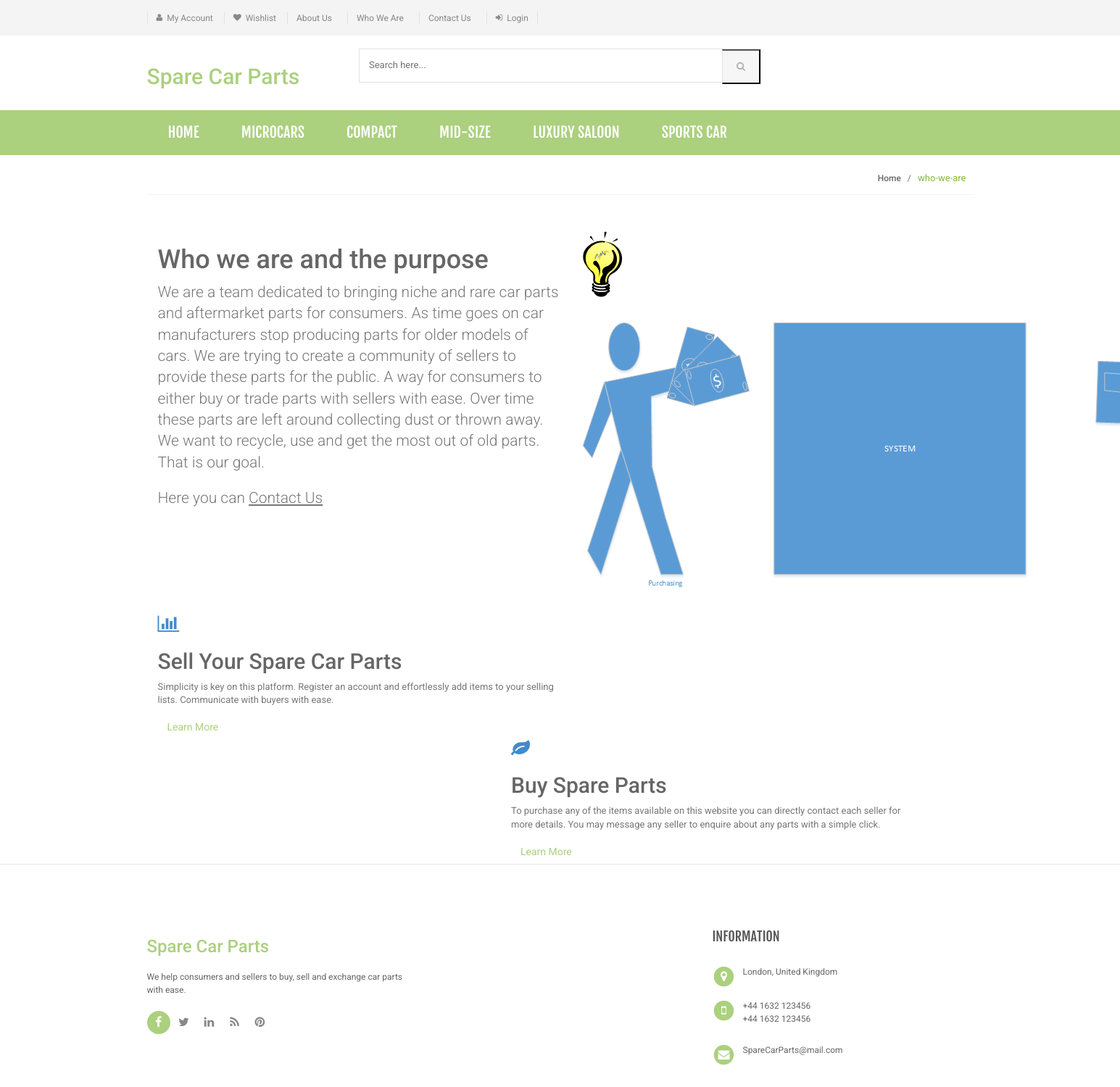
The page /who-we-are.php on the database its author committed.
### tables this page shows
CREATE TABLE `category` (
  `id` int(11) NOT NULL,
  `categoryName` varchar(255) DEFAULT NULL,
  `categoryDescription` longtext,
  `creationDate` timestamp NOT NULL DEFAULT CURRENT_TIMESTAMP,
  `updationDate` varchar(255) DEFAULT NULL
);

### includes/menu-bar.php (the view, shortened to what this page needs)
<div class="header-nav animate-dropdown">
    <div class="container">
        <div class="yamm navbar navbar-default" role="navigation">
            <div class="nav-bg-class">
                <div class="navbar-collapse collapse" id="mc-horizontal-menu-collapse">
                    <div class="nav-outer">
                        <ul class="nav navbar-nav">
                            <li class="dropdown yamm-fw">
                                <a href="index.php" data-hover="dropdown" class="dropdown-toggle">Home</a>
                            </li>
                            <?php $sql=mysqli_query($con,"select id,categoryName  from category limit 6");
while($row=mysqli_fetch_array($sql))
{
    ?>
                            <li class="dropdown yamm">
                                <a href="category.php?cid=<?php echo $row['id'];?>">
                                    <?php echo $row['categoryName'];?></a>
                            </li>
                            <?php } ?>
                        </ul>
                        <div class="clearfix"></div>
                    </div>
                </div>
            </div>
        </div>
    </div>
</div>

### assets/css/green.css (style rules this page uses)
a { color: #abd07e; }
.header-style-1 .header-nav { background: #abd07e; }

### assets/css/lightbox.css (style rules this page uses)
body:after { content: url(../images/close.png) url(../images/loading.gif) url(../images/prev.png) url(../images/next.png); display: none; }

### assets/css/blue.css (style rules this page uses)
a { color: #3498db; }
.header-style-1 .header-nav { background: #3498db; }

### assets/css/red.css (style rules this page uses)
a { color: #ff6c6c; }
.header-style-1 .header-nav { background: #ff6c6c; }

### assets/css/orange.css (style rules this page uses)
a { color: #f39c12; }
.header-style-1 .header-nav { background: #f39c12; }

### assets/css/dark-green.css (style rules this page uses)
a { color: #12cca7; }
.header-style-1 .header-nav { background: #12cca7; }

### rows shown on the page
category: categoryName "MICROCARS"
category: categoryName "COMPACT"
category: categoryName "MID-SIZE"
category: categoryName "LUXURY SALOON"
category: categoryName "SPORTS CAR"
